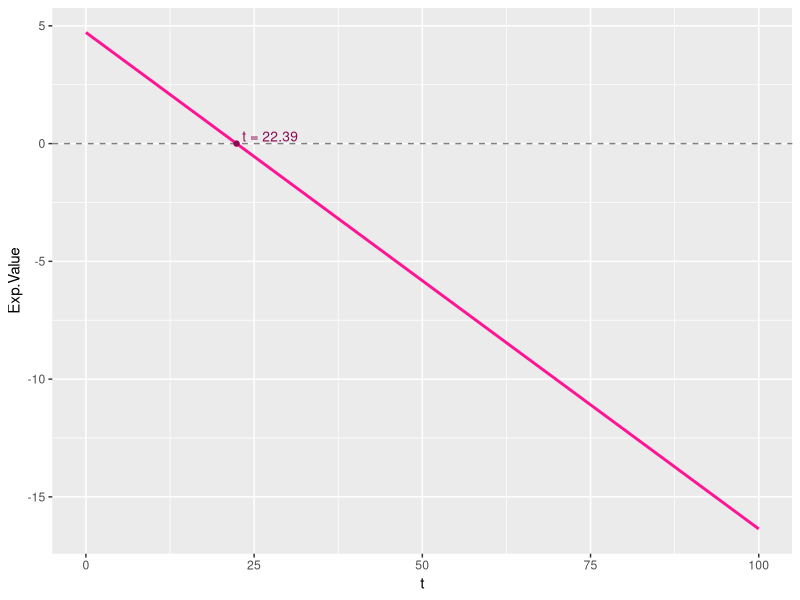

This figure's R source:
## ---- chunk 1
library(tidyverse)
## ---- chunk 2

#create probability vector
position <- c("dot", "no_dot", "razorback", "trotter", "snouter", "jowler")

p <- c(.349, .302, .224, .088, .030, .0061)

#create matrix with joint probabilities
P <- p %*% t(p)

#label the rows and columns
rownames(P) <- position
colnames(P) <- position

#print results
P
## ---- chunk 3

#points table taken from Wiki entry
PTS <- matrix(c(1,0,5,5,10,15,
                0,1,5,5,10,15,
                5,5,20,10,15,20,
                5,5,10,20,15,20,
                10,10,15,15,40,25,
                15,15,20,20,25,60
                ), nrow = 6, ncol = 6)

#add labels
rownames(PTS) <- position
colnames(PTS) <- position

#print results
PTS
## ---- chunk 4

#create vector for different point outcomes
z <- c(0, 1, 5, 10, 15, 20, 25, 40, 60)

#create vector for corresponding probabilities
p_Z <- c(
         (P[1,2] + P[2,1]),
         (P[1,1] + P[2,2]),
         (P[1,3] + P[1,4] + P[2,3] + P[2,4] + P[3,1] + P[3,2] + P[4,1] +P[4,2]),
         (P[1,5] + P[2,5] + P[3,4] + P[4,3] + P[5,1] +P[5,2]),
         (P[1,6] + P[2,6] + P[3,5] + P[4,5] +P[5,3] + P[5,4] + P[6,1] + P[6,2]),
         (P[3,3] + P[3,6] + P[4,4] + P[4,6] + P[6,3] + P[6,4]),
         (P[5,6] + P[6,5]),
         P[5,5],
         P[6,5]
         )

E_Z <- sum(z*p_Z)

#print result
E_Z
## ---- chunk 5

#create vector of the different starting values of t
t_vec <- 0:100

#calculate different expected values for each starting t
t_exp_val <- (p_Z[1]*-t_vec) + sum(z[2:9] * p_Z[2:9])

#bind the two objects together in order to plot
t_sim <- as_tibble(cbind(t_vec, t_exp_val))

#add labels
names(t_sim) <- c("t", "Exp.Value")

#plot expected value~t-value
t_sim %>% ggplot(aes(x = t, y = Exp.Value)) + geom_smooth(color = "deeppink", method = "loess") +
  geom_hline(yintercept = 0, linetype = "dashed", color = "grey50") +
  annotate(geom = "point", x = 22.38921, y = 0, color = "deeppink4") +
  annotate(geom = "text", x = 22.38921, y = 0, label = "t = 22.39", color = "deeppink4", size = 3.5, hjust= -0.1, vjust= -0.2)
## ---- chunk 6

t <- (sum(z[2:9] *p_Z[2:9]))/p_Z[1]
